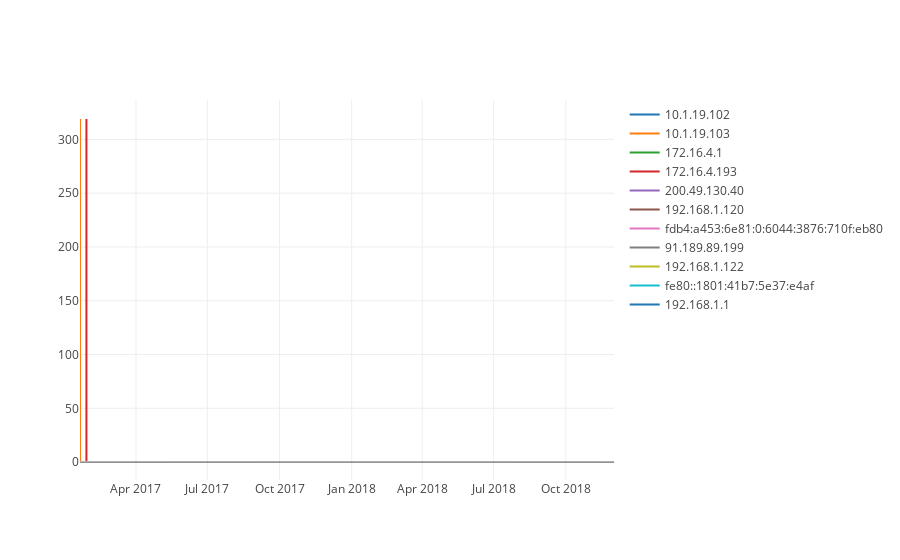

This figure's notebook cell:
### Code cell
dfplot = dfMagicMike.sort_values(by='DateTime',ascending = True, )
sources = {}
data = []

for index, row in dfplot.iterrows():
    if row['Source'] not in sources:
        info = {}
        times = []
        dests = []
        info['time'] = times
        info['dest'] = dests
        sources[row['Source']] = info
        
    sources[row['Source']]['time'].append(row['DateTime'])
    sources[row['Source']]['dest'].append(row['Destination'])


for source in sources:
    
    trace = go.Scatter(
        x = sources[source]['time'],
        y = sources[source]['dest'],
        mode = 'lines',
        name = source
    )
    data.append(trace)

py.iplot(data, filename='line-mode')
